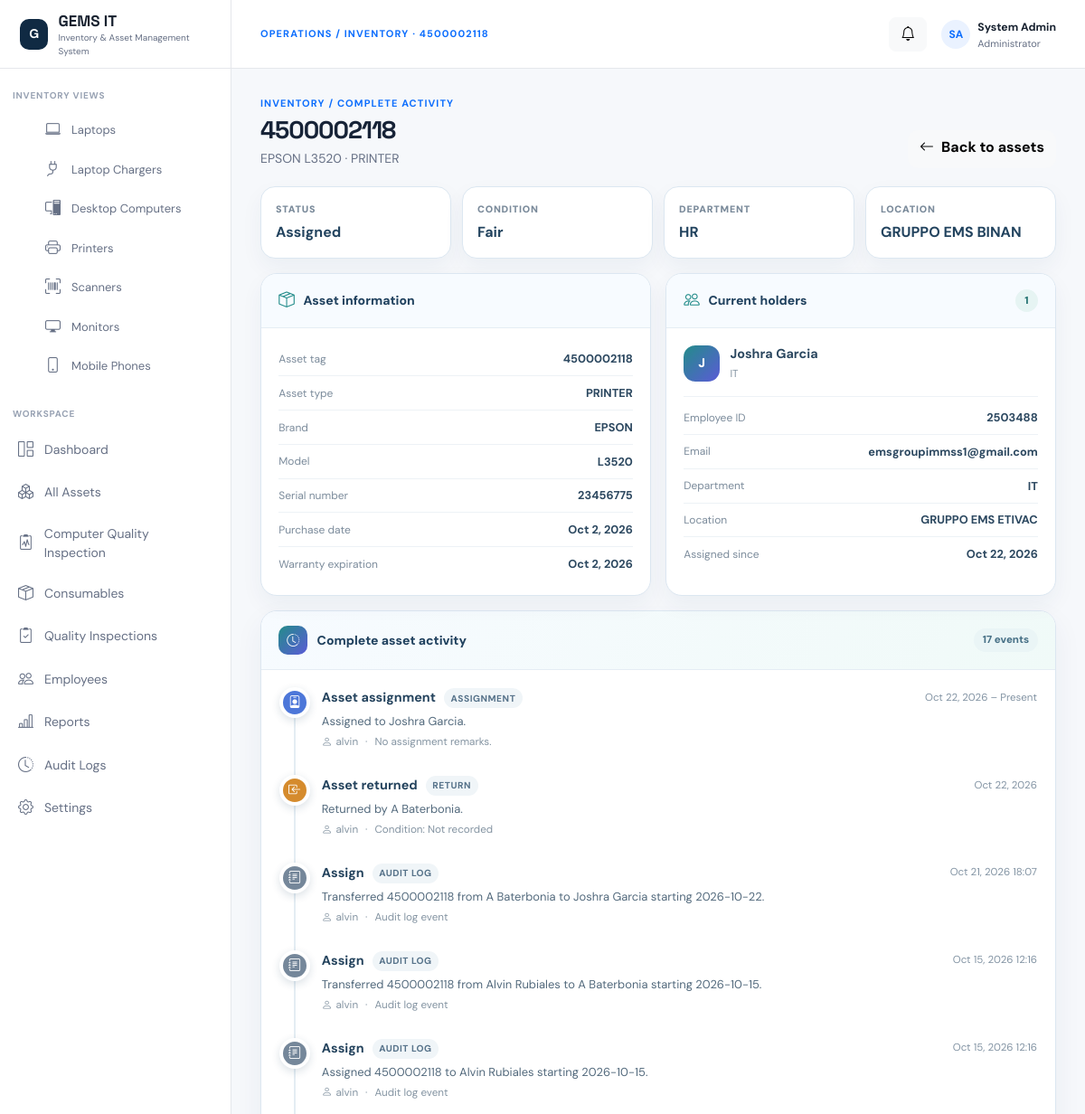
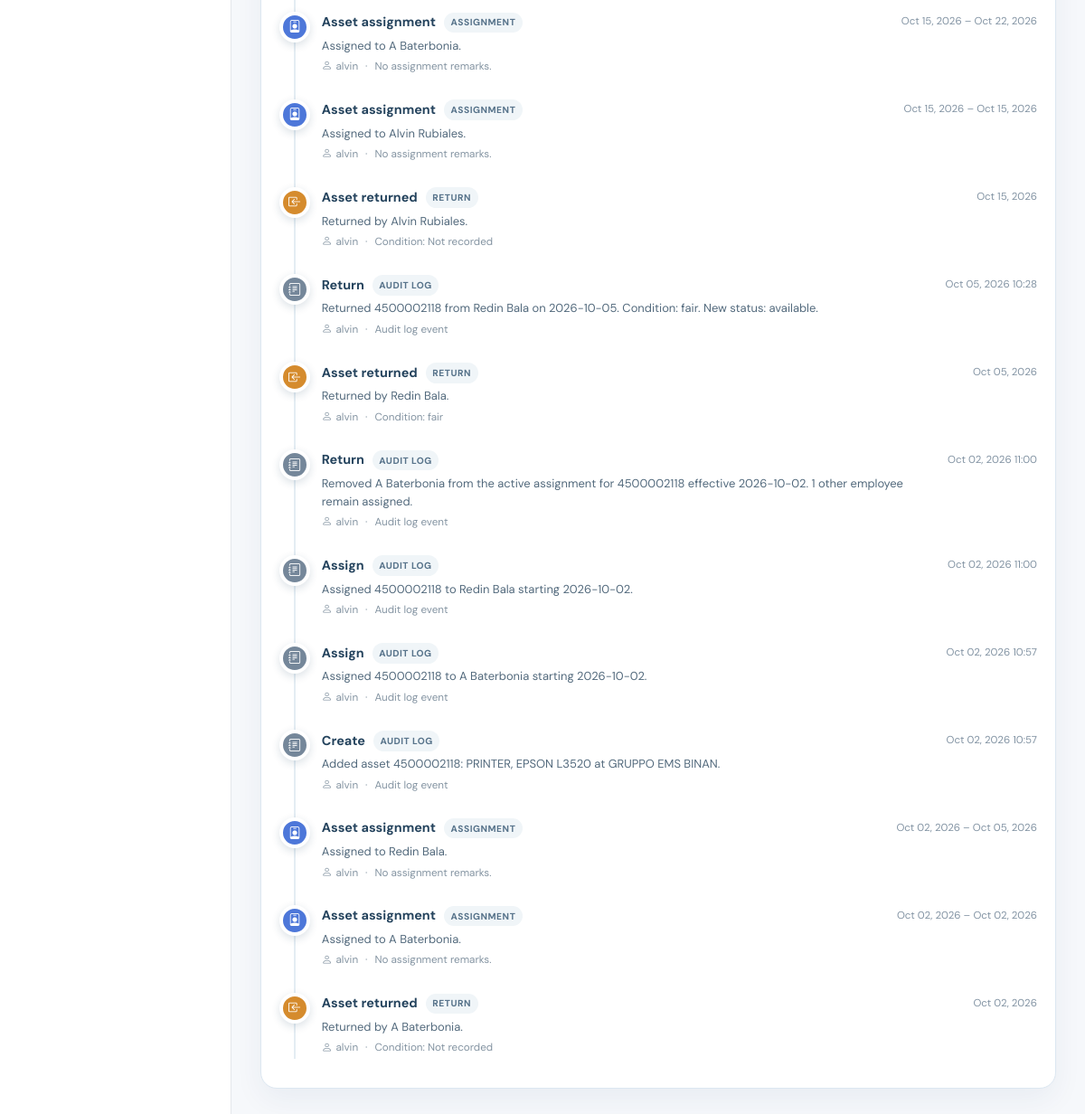
Page /asset-details/4500002118/ (signed in) on the committed database (2 pictures, top to bottom).
### core/models.py (models this page shows, shortened)
class Asset(models.Model):
    class Status(models.TextChoices):
        AVAILABLE = "available", "Available"
        ASSIGNED = "assigned", "Assigned"
        IN_REPAIR = "in_repair", "In Repair"
        RETIRED = "retired", "Retired"
        LOST = "lost", "Lost/Stolen"
    class Condition(models.TextChoices):
        NEW = "new", "New"
        GOOD = "good", "Good"
        FAIR = "fair", "Fair"
        DAMAGED = "damaged", "Damaged"
        FOR_DISPOSAL = "for_disposal", "For Disposal"
    asset_tag = models.CharField(
        max_length=50,
        primary_key=True,
    )
    asset_type = models.ForeignKey(
        AssetType,
        on_delete=models.PROTECT,
        related_name="assets",
    )
    brand = models.CharField(max_length=100)
    model = models.CharField(max_length=120)
    serial_number = models.CharField(
        max_length=120,
        unique=True,
    )
    status = models.CharField(
        max_length=20,
        choices=Status.choices,
        default=Status.AVAILABLE,
    )
    condition = models.CharField(
        max_length=20,
        choices=Condition.choices,
        default=Condition.NEW,
    )
    purchase_date = models.DateField(
        null=True,
        blank=True,
    )
    warranty_expiration = models.DateField(
        null=True,
        blank=True,
    )
    department = models.ForeignKey(
        Department,
        on_delete=models.PROTECT,
        related_name="assets",
    )
    location = models.ForeignKey(
        Location,
        on_delete=models.PROTECT,
        related_name="assets",
    )
    created_at = models.DateTimeField(auto_now_add=True)
    updated_at = models.DateTimeField(auto_now=True)
    class Meta:
        ordering = ["asset_tag"]
        indexes = [
            models.Index(fields=["asset_type"]),
            models.Index(fields=["status"]),
            models.Index(fields=["department"]),
            models.Index(fields=["location"]),
            models.Index(fields=["warranty_expiration"]),
        ]

class AssetType(models.Model):
    name = models.CharField(max_length=80, unique=True)
    slug = models.SlugField(max_length=80, unique=True)
    icon = models.CharField(max_length=50, blank=True)
    is_active = models.BooleanField(default=True)
    class Meta:
        ordering = ["name"]

class Department(models.Model):
    name = models.CharField(max_length=120, unique=True)

class Location(models.Model):
    name = models.CharField(max_length=120, unique=True)
    address = models.CharField(max_length=255, blank=True)

class AssetAssignment(models.Model):
    asset = models.ForeignKey(Asset, on_delete=models.PROTECT, related_name="assignments")
    employee = models.ForeignKey(Employee, on_delete=models.PROTECT, related_name="assignments")
    assigned_by = models.CharField(max_length=160)
    start_date = models.DateField()
    end_date = models.DateField(null=True, blank=True)
    returned_by = models.CharField(max_length=160, blank=True)
    returned_condition = models.CharField(max_length=20, choices=Asset.Condition.choices, blank=True)
    remarks = models.TextField(blank=True)
    class Meta:
        ordering = ["-start_date"]
        indexes = [
            models.Index(fields=["asset", "end_date"]),
            models.Index(fields=["employee"]),
        ]
        constraints = [
            models.UniqueConstraint(
                fields=["asset", "employee"],
                condition=models.Q(end_date__isnull=True),
                name="unique_open_assignment_per_asset_employee",
            )
        ]

class Employee(models.Model):
    class Status(models.TextChoices):
        ACTIVE = "active", "Active"
        INACTIVE = "inactive", "Inactive"
        OFFBOARDED = "offboarded", "Offboarded"
    employee_id = models.CharField(max_length=30, primary_key=True)
    name = models.CharField(max_length=160)
    email = models.EmailField(unique=True)
    department = models.ForeignKey(Department, on_delete=models.PROTECT, related_name="employees")
    location = models.ForeignKey(Location, on_delete=models.PROTECT, related_name="employees")
    role = models.CharField(max_length=120)
    status = models.CharField(max_length=20, choices=Status.choices, default=Status.ACTIVE)
    class Meta:
        indexes = [
            models.Index(fields=["department"]),
            models.Index(fields=["location"]),
            models.Index(fields=["status"]),
        ]

class AuditLog(models.Model):
    class Action(models.TextChoices):
        CREATE = "create", "Create"
        UPDATE = "update", "Update"
        ASSIGN = "assign", "Assign"
        REPAIR = "repair", "Repair"
        RETURN = "return", "Return"
        RETIRE = "retire", "Retire"
        DELETE = "delete", "Delete"
    action = models.CharField(max_length=20, choices=Action.choices)
    description = models.TextField()
    user = models.ForeignKey(SystemUser, on_delete=models.PROTECT, related_name="audit_logs")
    asset = models.ForeignKey(Asset, on_delete=models.SET_NULL, null=True, blank=True, related_name="audit_logs")
    employee = models.ForeignKey(Employee, on_delete=models.SET_NULL, null=True, blank=True, related_name="audit_logs")
    created_at = models.DateTimeField(auto_now_add=True)
    class Meta:
        ordering = ["-created_at"]
        indexes = [
            models.Index(fields=["action"]),
            models.Index(fields=["created_at"]),
        ]

class SystemUser(models.Model):
    class Role(models.TextChoices):
        ADMIN = "admin", "Administrator"
        IT_STAFF = "it_staff", "IT Staff"
        VIEWER = "viewer", "Viewer"
    username = models.CharField(max_length=80, unique=True)
    display_name = models.CharField(max_length=160)
    role = models.CharField(max_length=20, choices=Role.choices, default=Role.IT_STAFF)
    is_active = models.BooleanField(default=True)

### core/views.py (the view)
@login_required
def asset_details(request, asset_tag):
    asset = get_object_or_404(
        Asset.objects
        .select_related("asset_type", "department", "location")
        .prefetch_related("assignments__employee"),
        asset_tag=asset_tag,
    )
    current_holders = (
        AssetAssignment.objects
        .filter(asset=asset, end_date__isnull=True)
        .select_related("employee", "employee__department", "employee__location")
        .order_by("employee__name")
    )
    return render(
        request,
        "asset-details.html",
        {
            "asset": asset,
            "asset_activity": build_asset_activity(asset),
            "current_holders": current_holders,
            "assignment_history": (
                asset.assignments
                .select_related("employee")
                .order_by("-start_date", "-pk")
            ),
            "employees": (
                Employee.objects
                .filter(status=Employee.Status.ACTIVE)
                .order_by("name")
            ),
            "asset_types": (
                AssetType.objects
                .filter(is_active=True)
                .order_by("name")
            ),
            "departments": Department.objects.order_by("name"),
            "locations": Location.objects.order_by("name"),
        },
    )

### core/views.py (called while the page is built)
def _activity_sort_key(event):
    obj = event.get("object")
    created_at = getattr(obj, "created_at", None)
    created_key = created_at.timestamp() if created_at else 0
    return event["date"], created_key

### core/templates/asset-details.html (shortened to what this page needs)
{% extends "base.html" %}
{% block breadcrumb %}Inventory · {{ asset.asset_tag }}{% endblock %}
{% block content %}
<div class="asset-page">
    <div class="asset-hero">
        <div>
            <div class="eyebrow">Inventory / Complete activity</div>
            <h2 class="page-title">{{ asset.asset_tag }}</h2>
            <p class="muted mb-0">{{ asset.brand }} {{ asset.model }} · {{ asset.asset_type.name }}</p>
        </div>
        <div class="asset-actions"><a href="{% url 'assets' %}" class="btn btn-light"><i class="bi bi-arrow-left me-2"></i>Back to assets</a></div>
    </div>
    <div class="asset-summary">
        <div class="summary-card"><small>Status</small><strong>{{ asset.get_status_display }}</strong></div>
        <div class="summary-card"><small>Condition</small><strong>{{ asset.get_condition_display }}</strong></div>
        <div class="summary-card"><small>Department</small><strong>{{ asset.department.name|default:'—' }}</strong></div>
        <div class="summary-card"><small>Location</small><strong>{{ asset.location.name|default:'—' }}</strong></div>
    </div>
    <div class="asset-information-grid">
        <section class="information-card">
            <div class="information-header"><div class="information-title"><i class="bi bi-box-seam"></i><span>Asset information</span></div></div>
            <div class="information-body">
                <div class="information-row"><span>Asset tag</span><strong>{{ asset.asset_tag|default:'—' }}</strong></div>
                <div class="information-row"><span>Asset type</span><strong>{{ asset.asset_type.name|default:'—' }}</strong></div>
                <div class="information-row"><span>Brand</span><strong>{{ asset.brand|default:'—' }}</strong></div>
                <div class="information-row"><span>Model</span><strong>{{ asset.model|default:'—' }}</strong></div>
                <div class="information-row"><span>Serial number</span><strong>{{ asset.serial_number|default:'—' }}</strong></div>
                <div class="information-row"><span>Purchase date</span><strong>{{ asset.purchase_date|date:'M j, Y'|default:'—' }}</strong></div>
                <div class="information-row"><span>Warranty expiration</span><strong>{{ asset.warranty_expiration|date:'M j, Y'|default:'—' }}</strong></div>
            </div>
        </section>
        <section class="information-card">
            <div class="information-header"><div class="information-title"><i class="bi bi-people"></i><span>Current holders</span></div><span class="holder-count">{{ current_holders|length }}</span></div>
            <div class="information-body">
                {% if current_holders %}
                    <div class="holders-list">
                    {% for assignment in current_holders %}
                        {% with holder=assignment.employee %}
                        <div class="holder-block">
                            <div class="holder-profile"><div class="holder-avatar">{{ holder.name|first|upper }}</div><div><strong>{{ holder.name }}</strong><small>{{ holder.role|default:'Employee' }}</small></div></div>
                            <div class="information-row"><span>Employee ID</span><strong>{{ holder.employee_id|default:'—' }}</strong></div>
                            <div class="information-row"><span>Email</span><strong>{{ holder.email|default:'—' }}</strong></div>
                            <div class="information-row"><span>Department</span><strong>{{ holder.department.name|default:'—' }}</strong></div>
                            <div class="information-row"><span>Location</span><strong>{{ holder.location.name|default:'—' }}</strong></div>
                            <div class="information-row"><span>Assigned since</span><strong>{{ assignment.start_date|date:'M j, Y'|default:'—' }}</strong></div>
                        </div>
                        {% endwith %}
                    {% endfor %}
                    </div>
                {% else %}
                    <div class="holder-empty"><i class="bi bi-person-dash"></i><strong>No current holder</strong><span>This asset is not currently assigned.</span></div>
                {% endif %}
            </div>
        </section>
    </div>
    <section class="activity-card">
        <div class="activity-header"><div class="activity-title"><i class="bi bi-clock-history"></i><span>Complete asset activity</span></div><span class="activity-count">{{ asset_activity|length }} event{{ asset_activity|length|pluralize }}</span></div>
        <div class="activity-body">
            {% if asset_activity %}
            <div class="timeline">
                {% for event in asset_activity %}
                <article class="timeline-item">
                    <div class="timeline-icon {{ event.tone }}"><i class="bi {{ event.icon }}"></i></div>
                    <div class="timeline-content">
                        <div class="timeline-main"><strong>{{ event.title }}</strong><span class="timeline-kind">{{ event.kind }}</span></div>
                        <div class="timeline-description">{{ event.description }}</div>
                        <div class="timeline-meta"><i class="bi bi-person me-1"></i>{{ event.actor }}{% if event.meta %}<span class="mx-2">·</span>{{ event.meta }}{% endif %}</div>
                    </div>
                    <time class="timeline-date">{{ event.date_label }}</time>
                </article>
                {% endfor %}
            </div>
            {% else %}
            <div class="timeline-empty"><i class="bi bi-clock-history d-block fs-3 mb-2"></i>No activity has been recorded for this asset yet.</div>
            {% endif %}
        </div>
    </section>
</div>
{% endblock %}

### core/static/css/style.css (style rules this page uses)
:root { --ink:#182230;--muted:#667085;--line:#e5e7eb;--soft:#f5f7fa;--blue:#0d6efd;--navy:#102a43 }
* { box-sizing:border-box }
body { margin:0;background:#f6f8fb;color:var(--ink);font-family:'DM Sans',sans-serif;font-size:14px }
.eyebrow { text-transform:uppercase;color:var(--blue);font-size:11px;font-weight:700;letter-spacing:.1em }
.page-title { font:700 27px 'Space Grotesk';margin:5px 0 }
.muted { color:var(--muted) }
.btn { border-radius:8px;font-weight:600 }

### rows in the picture
Asset: asset_tag "4500002118", brand "EPSON", model "L3520", asset_type.name "PRINTER", status "Assigned", condition "Fair", department.name "HR", location.name "GRUPPO EMS BINAN", serial_number "23456775", purchase_date "Oct 2, 2026", warranty_expiration "Oct 2, 2026"
AssetAssignment: employee.name|first "J", employee.name "Joshra Garcia", employee.role "IT", employee.employee_id "2503488", employee.email "emsgroupimmss1@gmail.com", employee.department.name "IT", employee.location.name "GRUPPO EMS ETIVAC", start_date "Oct 22, 2026", title "Asset assignment", kind "ASSIGNMENT", description "Assigned to Joshra Garcia.", actor "alvin", meta "No assignment remarks.", date_label "Oct 22, 2026 – Present"
AssetAssignment: title "Asset returned", kind "RETURN", description "Returned by A Baterbonia.", actor "alvin", meta "Condition: Not recorded", date_label "Oct 22, 2026", title "Asset assignment", kind "ASSIGNMENT", description "Assigned to A Baterbonia.", meta "No assignment remarks.", date_label "Oct 15, 2026 – Oct 22, 2026"
AuditLog: title "Assign", kind "AUDIT LOG", description "Transferred 4500002118 from A Baterbonia to Joshra Garcia starting 2026-10-22.", actor "alvin", meta "Audit log event", date_label "Oct 21, 2026 18:07"
AuditLog: title "Assign", kind "AUDIT LOG", description "Transferred 4500002118 from Alvin Rubiales to A Baterbonia starting 2026-10-15.", actor "alvin", meta "Audit log event", date_label "Oct 15, 2026 12:16"
AuditLog: title "Assign", kind "AUDIT LOG", description "Assigned 4500002118 to Alvin Rubiales starting 2026-10-15.", actor "alvin", meta "Audit log event", date_label "Oct 15, 2026 12:16"
AssetAssignment: title "Asset assignment", kind "ASSIGNMENT", description "Assigned to Alvin Rubiales.", actor "alvin", meta "No assignment remarks.", date_label "Oct 15, 2026 – Oct 15, 2026", title "Asset returned", kind "RETURN", description "Returned by Alvin Rubiales.", meta "Condition: Not recorded", date_label "Oct 15, 2026"
AuditLog: title "Return", kind "AUDIT LOG", description "Returned 4500002118 from Redin Bala on 2026-10-05. Condition: fair. New status: available.", actor "alvin", meta "Audit log event", date_label "Oct 05, 2026 10:28"
AssetAssignment: title "Asset returned", kind "RETURN", description "Returned by Redin Bala.", actor "alvin", meta "Condition: fair", date_label "Oct 05, 2026", title "Asset assignment", kind "ASSIGNMENT", description "Assigned to Redin Bala.", meta "No assignment remarks.", date_label "Oct 02, 2026 – Oct 05, 2026"
AuditLog: title "Return", kind "AUDIT LOG", description "Removed A Baterbonia from the active assignment for 4500002118 effective 2026-10-02. 1 other employee remain assigned.", actor "alvin", meta "Audit log event", date_label "Oct 02, 2026 11:00"
AuditLog: title "Assign", kind "AUDIT LOG", description "Assigned 4500002118 to Redin Bala starting 2026-10-02.", actor "alvin", meta "Audit log event", date_label "Oct 02, 2026 11:00"
AuditLog: title "Assign", kind "AUDIT LOG", description "Assigned 4500002118 to A Baterbonia starting 2026-10-02.", actor "alvin", meta "Audit log event", date_label "Oct 02, 2026 10:57"
AuditLog: title "Create", kind "AUDIT LOG", description "Added asset 4500002118: PRINTER, EPSON L3520 at GRUPPO EMS BINAN.", actor "alvin", meta "Audit log event", date_label "Oct 02, 2026 10:57"
AssetAssignment: title "Asset assignment", kind "ASSIGNMENT", description "Assigned to A Baterbonia.", actor "alvin", meta "No assignment remarks.", date_label "Oct 02, 2026 – Oct 02, 2026", title "Asset returned", kind "RETURN", description "Returned by A Baterbonia.", meta "Condition: Not recorded", date_label "Oct 02, 2026"

### other values in the picture
{{ current_holders|length }} "1"
{{ asset_activity|length }} "17"
